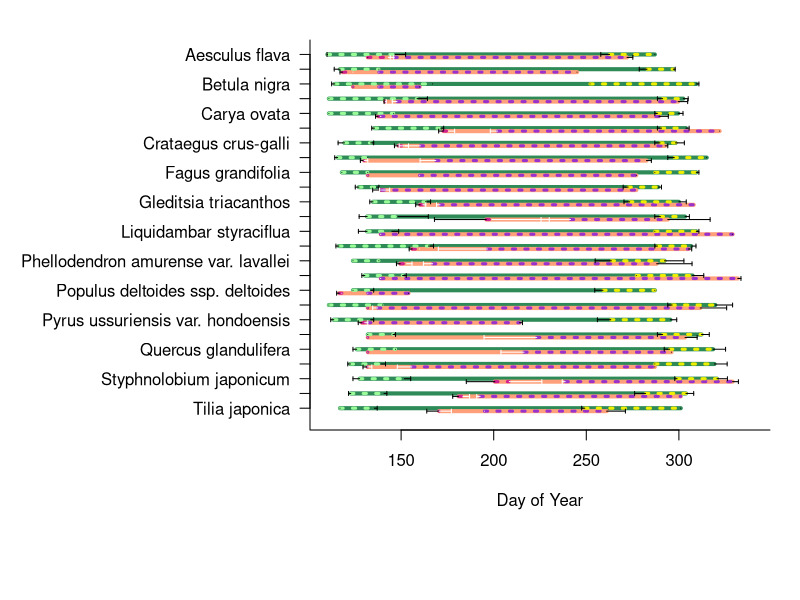
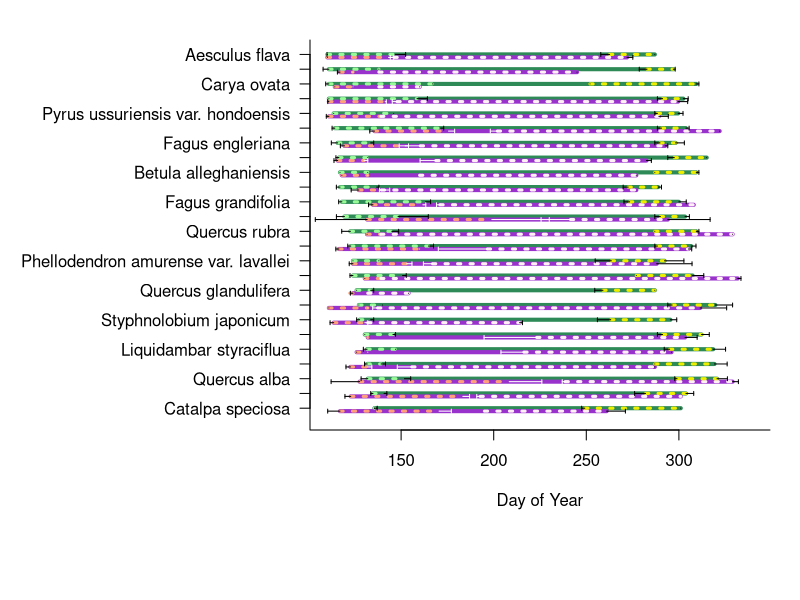
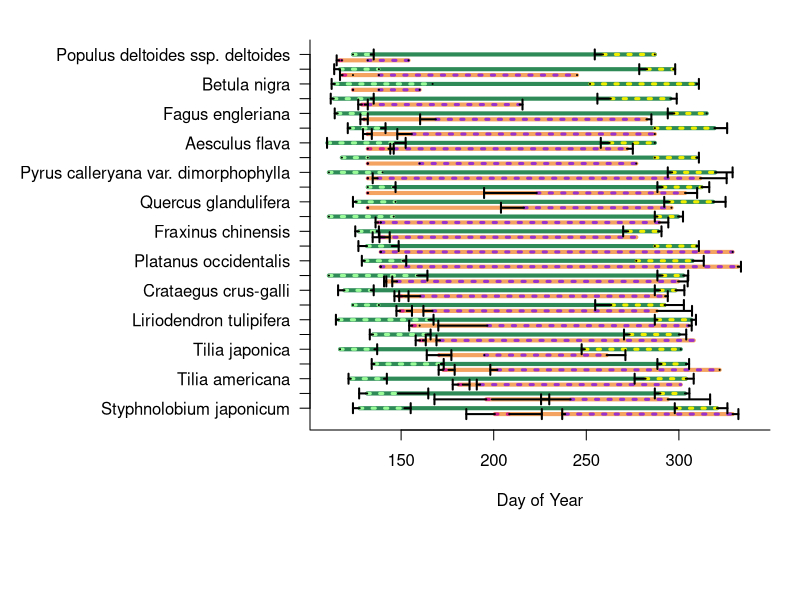

These charts were generated, in order, by the following R code: (Note: this script raises an error after producing the figures.)

###Start of code to make a plot of when different phenological phases (growth, flowering, fruiting) 
#occur during the growing season at Arnold ARboretum, for Sally Gee's thesis data
#STarted by Ailene, Feb 1, 2016, then handed off to Sally!
#Edited by sally

##New edits with offsetting lines and error bars
#started 7/10/2016

##Second edits with plotting whole growing season started 7/24/16

##Read in data:
setwd("C:/Users/Sally/Dropbox/Thesis work 2")
dat<-read.csv("growingseason_doy.csv", header=T)
dat2<-read.csv("growingseason_doy2.csv", header = T)
dim(dat)
head(dat)
names(dat)
names(dat2)

library(RColorBrewer)
#Assign colors, using the RcolorBrewer package- each species gets a different color
cols <- colorRampPalette(brewer.pal(8,"Accent"))(25)

##data are currently by individual, but we want to plot them by species. 
## convert this to a summary by species (with mean start and end date across species for each phase)

LDstartm<-tapply(dat$LDStart_DOY,dat$Species,mean, na.rm=T)
LDendm<-tapply(dat$LDEnd_DOY,dat$Species,mean, na.rm=T)
FLstartm<-tapply(dat$FloStart_DOY,dat$Species,mean, na.rm=T)
FLendm<-tapply(dat$FloEnd_DOY,dat$Species,mean, na.rm=T)
FRstartm<-tapply(dat$FruStart_DOY,dat$Species,mean, na.rm=T)
FRendm<-tapply(dat$FruEnd_DOY,dat$Species,mean, na.rm=T)
SENstartm<-tapply(dat$SenStart_DOY,dat$Species,mean, na.rm=T)
SENendm<-tapply(dat$SenEnd_DOY,dat$Species,mean, na.rm=T)

## finding the standard deviation
LDstart.sd<-tapply(dat$LDStart_DOY,dat$Species, sd, na.rm=T)
LDend.sd<-tapply(dat$LDEnd_DOY,dat$Species,sd, na.rm=T)
FLstart.sd<-tapply(dat$FloStart_DOY,dat$Species,sd, na.rm=T)
FLend.sd<-tapply(dat$FloEnd_DOY,dat$Species,sd, na.rm=T)
FRstart.sd<-tapply(dat$FruStart_DOY,dat$Species,sd, na.rm=T)
FRend.sd<-tapply(dat$FruEnd_DOY,dat$Species,sd, na.rm=T)
SENstart.sd<-tapply(dat$SenStart_DOY,dat$Species,sd, na.rm=T)
SENend.sd<-tapply(dat$SenEnd_DOY,dat$Species,sd, na.rm=T)

# tried length () to get sample size but that did not work. It said I was passing it two arguments.
#LDstart.n<-tapply(dat$LDStart_DOY,dat$Species,length(length(dat$Species[i])), na.rm=T)
#used table() instead and returns a vector

samplesize <- table(dat$Species)

#standard error = standard deviation of DOY/sqrt of sample size of each species
LDstart.se<- LDstart.sd/sqrt(samplesize)
LDend.se<- LDend.sd/sqrt(samplesize)
FLstart.se<-FLstart.sd/sqrt(samplesize)
FLend.se<-FLend.sd/sqrt(samplesize)
FRstart.se<-FRstart.sd/sqrt(samplesize)
FRend.se<-FRend.sd/sqrt(samplesize)
SENstart.se<-SENstart.sd/sqrt(samplesize)
SENend.se<-SENend.sd/sqrt(samplesize)

### 8/8 sort values from earliest LD start date to latest 

lLDstartm<-sort(LDstartm, decreasing = FALSE)
lLDendm<-LDendm[names(LDstartm)]
lFLstartm<-LDstartm[names(LDstartm)]
lFLendm<-FLendm[names(LDstartm)]
lFRstartm<-FRstartm[names(LDstartm)]
lFRendm<-FRendm[names(LDstartm)]
lSENstartm<-SENstartm[names(LDstartm)]
lSENendm<-SENendm[names(LDstartm)]

lLDstart.sd<-LDstart.sd[names(LDstartm)]
lLDend.sd<-LDend.sd[names(LDstartm)]
lFLstart.sd<-FLstart.sd[names(LDstartm)]
lFLend.sd<-FLend.sd[names(LDstartm)]
lFRstart.sd<-FRstart.sd[names(LDstartm)]
lFRend.sd<-FRend.sd[names(LDstartm)]
lSENstart.sd<-SENstart.sd[names(LDstartm)]
lSENend.sd<-SENend.sd[names(LDstartm)]

lsamplesize <- samplesize[names(LDstartm)]

lLDstart.se<- LDstart.se[names(LDstartm)]
lLDend.se<- LDend.se[names(LDstartm)]
lFLstart.se<-FLstart.se[names(LDstartm)]
lFLend.se<-FLend.se[names(LDstartm)]
lFRstart.se<-FRstart.se[names(LDstartm)]
lFRend.se<-FRend.se[names(LDstartm)]
lSENstart.se<-SENstart.se[names(LDstartm)]
lSENend.se<-SENend.se[names(LDstartm)]

##sort by flowering time

fFLstartm<-sort(FLstartm, decreasing = FALSE)
fLDendm<-LDendm[names(fFLstartm)]
fLDstartm<-LDstartm[names(fFLstartm)]
fFLendm<-FLendm[names(fFLstartm)]
fFRstartm<-FRstartm[names(fFLstartm)]
fFRendm<-FRendm[names(fFLstartm)]
fSENstartm<-SENstartm[names(fFLstartm)]
fSENendm<-SENendm[names(fFLstartm)]

fLDstart.sd<-LDstart.sd[names(fFLstartm)]
fLDend.sd<-LDend.sd[names(fFLstartm)]
fFLstart.sd<-FLstart.sd[names(fFLstartm)]
fFLend.sd<-FLend.sd[names(fFLstartm)]
fFRstart.sd<-FRstart.sd[names(fFLstartm)]
fFRend.sd<-FRend.sd[names(fFLstartm)]
fSENstart.sd<-SENstart.sd[names(fFLstartm)]
fSENend.sd<-SENend.sd[names(fFLstartm)]


fsamplesize <- samplesize[names(fFLstartm)]

fLDstart.se<- LDstart.se[names(fFLstartm)]
fLDend.se<- LDend.se[names(fFLstartm)]
fFLstart.se<-FLstart.se[names(fFLstartm)]
fFLend.se<-FLend.se[names(fFLstartm)]
fFRstart.se<-FRstart.se[names(fFLstartm)]
fFRend.se<-FRend.se[names(fFLstartm)]
fSENstart.se<-SENstart.se[names(fFLstartm)]
fSENend.se<-SENend.se[names(fFLstartm)]



##Now Plot
#figure out what max and min values are for all phases, so that i know what the x axis limits should be
max(dat[,12:19],na.rm=T)
min(dat[,12:19],na.rm=T)
x11(height=10,width=10)#for pc you replace "quartz" with X11
par(mai=c(1,3,.2,.1), omi=c(.7,.1,.2,.2))
plot(10,10, type="p", cex=.8,pch=21, col="white", bty="L", xlab="Day of Year",ylab=" ", ylim=c(1,50), yaxt='n',xlim=c(110,340),las=1)
axis(side=2,at=c(seq(from =2, to = 50, by = 2)),labels=(paste(rev(names(LDstartm)))),las=1)

#Start with Aesculus
species<-names(LDstartm)


### 7/24/16
y<-rev(seq(from =2, to = 50, by = 2))
for(i in 1:length(species)){
  lines(c(LDstartm[i],SENendm[i]),c(y[i],y[i]), col="seagreen",lwd=4)
  lines(c(FLstartm[i],FRendm[i]),c(y[i]-0.4,y[i]-0.4),col="lightsalmon", lwd=4)
  lines(c(FLstartm[i],FLendm[i]),c(y[i]-0.4,y[i]-0.4), col="violetred", lty = 3, lwd=3)
  lines(c(LDstartm[i],LDendm[i]),c(y[i],y[i]), col="palegreen", lty=3, lwd=3)
  lines(c(FRstartm[i],FRendm[i]),c(y[i]-0.4,y[i]-0.4), col="darkorchid", lty=3, lwd=3)
  lines(c(SENstartm[i],SENendm[i]),c(y[i],y[i]), col="yellow2", lty=3,lwd=3)
}


# error bars

for(i in 1:length(species)){
  arrows(LDstartm[i],y[i], LDstartm[i]-LDstart.se[i],y[i], length =0.02, angle=90, code=2, lty = 1,lwd = 1)
  arrows(LDendm[i],y[i], LDendm[i]+LDend.se[i],y[i], length =0.02, angle=90, code=2, lty = 1,lwd = 1)
  arrows(FLstartm[i],y[i]-0.4, FLstartm[i]-FLstart.se[i],y[i]-0.4, length =0.02, angle=90, code=2, lty = 1,lwd = 1)
  arrows(FLendm[i],y[i]-0.4, FLendm[i]+FLend.se[i],y[i]-0.4, length =0.02, angle=90, code=2, col = "white",lty = 1,lwd = 1)
  arrows(FRstartm[i],y[i]-0.4, FRstartm[i]-FRstart.se[i],y[i]-0.4, length =0.02, angle=90, code=2, col = "white", lty = 1,lwd = 1)
  arrows(FRendm[i],y[i]-0.4, FRendm[i]+FRend.se[i],y[i]-0.4, length =0.02, angle=90, code=2, lty = 1,lwd = 1)
  arrows(SENstartm[i],y[i], SENstartm[i]-SENstart.se[i],y[i], length =0.02, angle=90, code=2, lty = 1,lwd = 1)
  arrows(SENendm[i],y[i], SENendm[i]+SENend.se[i],y[i], length =0.02, angle=90, code=2, lty = 1,lwd = 1)
}


##Plot by Leafout date
x11(height=10,width=10)#for pc you replace "quartz" with X11
par(mai=c(1,3,.2,.1), omi=c(.7,.1,.2,.2))
plot(10,10, type="p", cex=.8,pch=21, col="white", bty="L", xlab="Day of Year",ylab=" ", ylim=c(1,50), yaxt='n',xlim=c(110,340),las=1)
axis(side=2,at=c(seq(from =2,to=50, by=2)),labels=(paste(rev(names(lLDstartm)))),las=1)

#Start with Aesculus
lspecies<-names(lLDstartm)

y<-rev(seq(from =2,to=50, by=2))
for(i in 1:length(lspecies)){
  lines(c(lLDstartm[i],lSENendm[i]),c(y[i],y[i]), col="seagreen",lwd=4)
  lines(c(lFLstartm[i],lFRendm[i]),c(y[i]-0.4,y[i]-0.4),col="darkorchid", lwd=4)
  lines(c(lFLstartm[i],lFLendm[i]),c(y[i]-0.4,y[i]-0.4), col="lightsalmon", lty = 3, lwd=3)
  lines(c(lLDstartm[i],lLDendm[i]),c(y[i],y[i]), col="palegreen", lty=3, lwd=3)
  lines(c(lFRstartm[i],lFRendm[i]),c(y[i]-0.4,y[i]-0.4), col="lavenderblush", lty=3, lwd=3)
  lines(c(lSENstartm[i],lSENendm[i]),c(y[i],y[i]), col="yellow2", lty=3,lwd=3)
}


# error bars

for(i in 1:length(lspecies)){
  arrows(lLDstartm[i],y[i], lLDstartm[i]-lLDstart.se[i],y[i], length =0.02, angle=90, code=2, lty = 1,lwd = 1)
  arrows(lLDendm[i],y[i], lLDendm[i]+lLDend.se[i],y[i], length =0.02, angle=90, code=2, lty = 1,lwd = 1)
  arrows(lFLstartm[i],y[i]-0.4, lFLstartm[i]-lFLstart.se[i],y[i]-0.4, length =0.02, angle=90, code=2, lty = 1,lwd = 1)
  arrows(lFLendm[i],y[i]-0.4, lFLendm[i]+lFLend.se[i],y[i]-0.4, length =0.02, angle=90, code=2, col = "white",lty = 1,lwd = 1)
  arrows(lFRstartm[i],y[i]-0.4, lFRstartm[i]-lFRstart.se[i],y[i]-0.4, length =0.02, angle=90, code=2, col = "white", lty = 1,lwd = 1)
  arrows(lFRendm[i],y[i]-0.4, lFRendm[i]+lFRend.se[i],y[i]-0.4, length =0.02, angle=90, code=2, lty = 1,lwd = 1)
  arrows(lSENstartm[i],y[i], lSENstartm[i]-lSENstart.se[i],y[i], length =0.02, angle=90, code=2, lty = 1,lwd = 1)
  arrows(lSENendm[i],y[i], lSENendm[i]+lSENend.se[i],y[i], length =0.02, angle=90, code=2, lty = 1,lwd = 1)
}


##Plot by flowering date
x11(height=10,width=10)#for pc you replace "quartz" with X11
par(mai=c(1,3,.2,.1), omi=c(.7,.1,.2,.2))
plot(10,10, type="p", cex=.8,pch=21, col="white", bty="L", xlab="Day of Year",ylab=" ", ylim=c(1,50), yaxt='n',xlim=c(110,340),las=1)
axis(side=2,at=c(seq(from =2,to=50, by=2)),labels=(paste(rev(names(fLDstartm)))),las=1)

fspecies<-names(fFLstartm)

y<-rev(seq(from =2,to=50, by=2))
for(i in 1:length(fspecies)){
  lines(c(fLDstartm[i],fSENendm[i]),c(y[i],y[i]), col="seagreen",lwd=4)
  lines(c(fFLstartm[i],fFRendm[i]),c(y[i]-0.8,y[i]-0.8),col="sandybrown", lwd=4)
  lines(c(fFLstartm[i],fFLendm[i]),c(y[i]-0.8,y[i]-0.8), col="violetred", lty = 3, lwd=3)
  lines(c(fLDstartm[i],fLDendm[i]),c(y[i],y[i]), col="palegreen", lty=3, lwd=3)
  lines(c(fFRstartm[i],fFRendm[i]),c(y[i]-0.8,y[i]-0.8), col="darkorchid", lty=3, lwd=3)
  lines(c(fSENstartm[i],fSENendm[i]),c(y[i],y[i]), col="yellow2", lty=3,lwd=3)
}


# error bars

for(i in 1:length(fspecies)){
  arrows(fLDstartm[i],y[i], fLDstartm[i]-fLDstart.se[i],y[i], length =0.05, angle=90, code=2, col = "black", lty = 1,lwd = 2)
  arrows(fLDendm[i],y[i], fLDendm[i]+fLDend.se[i],y[i], length =0.05, angle=90, code=2, col = "black", lty = 1,lwd = 2)
  arrows(fFLstartm[i],y[i]-0.8, fFLstartm[i]-fFLstart.se[i],y[i]-0.8, length =0.05, angle=90, code=2, col = "black", lty = 1,lwd = 2)
  arrows(fFLendm[i],y[i]-0.8, fFLendm[i]+fFLend.se[i],y[i]-0.8, length =0.05, angle=90, code=2, col = "black",lty = 1,lwd = 2)
  arrows(fFRstartm[i],y[i]-0.8, fFRstartm[i]-fFRstart.se[i],y[i]-0.8, length =0.05, angle=90, code=2, col = "black", lty = 1,lwd = 2)
  arrows(fFRendm[i],y[i]-0.8, fFRendm[i]+fFRend.se[i],y[i]-0.8, length =0.05, angle=90, code=2,col = "black", lty = 1,lwd = 2)
  arrows(fSENstartm[i],y[i], fSENstartm[i]-fSENstart.se[i],y[i], length =0.05, angle=90, code=2,col = "black", lty = 1,lwd = 2)
  arrows(fSENendm[i],y[i], fSENendm[i]+fSENend.se[i],y[i], length =0.05, angle=90, code=2, col = "black", lty = 1,lwd = 2)
}

###########################################
# 10/5/16 & 10/18/16 plotting all possible combinations
# plotting the difference between flowering doy and leaf developement doy over the season

BB_Flodoy = fFLstartm - fLDstartm
min(fFLstartm)
max(fFLstartm)
min(BB_Flodoy)
max(BB_Flodoy)
min(fLDstartm)
max(fLDstartm)

## Flo_Frudoy = fFLstartm - fFRstartm - will get negative values
min(Flo_Frudoy)
max(Flo_Frudoy)
min(fFRstartm)
max(fFRstartm)

## Added best fit line 10/24

BB_Flodoy = fFLstartm - fLDstartm
plot(fLDstartm, BB_Flodoy, xlab = "Budburst DOY", ylab = "Flowering - Budburst DOY",bg=cols[as.numeric(as.factor(fspecies))])
abline(lm(BB_Flodoy~fLDstartm))
plot(fFLstartm, BB_Flodoy, xlab = "Flowering DOY", ylab = "Flowering - Budburst DOY")
abline(lm(BB_Flodoy~fFLstartm))
plot(fFRstartm, BB_Flodoy, xlab = "Fruiting DOY", ylab = "Flowering - Budburst DOY")
abline(lm(BB_Flodoy~fFRstartm))
plot(fSENstartm, BB_Flodoy, xlab = "Senescence DOY", ylab = "Flowering - Budburst DOY")
abline(lm(BB_Flodoy ~ fSENstartm))


BB_Frudoy = fFRstartm - fLDstartm
plot(fLDstartm, BB_Frudoy, xlab = "Budburst DOY", ylab = "Fruiting - Budburst DOY")
abline(lm(BB_Frudoy~fLDstartm))
plot(fFLstartm, BB_Frudoy, xlab = "Flowering DOY", ylab = "Fruiting - Budburst DOY")
abline(lm(BB_Frudoy~fFLstartm))
plot(fFRstartm, BB_Frudoy, xlab = "Fruiting DOY", ylab = "Fruiting - Budburst DOY")
abline(lm(BB_Frudoy~fFRstartm))
plot(fSENstartm, BB_Frudoy, xlab = "Senescence DOY", ylab = "Fruiting - Budburst DOY")
abline(lm(BB_Frudoy~fSENstartm))

Flo_Frudoy = fFRstartm - fFLstartm
plot(fLDstartm, Flo_Frudoy, xlab = "Budburst DOY", ylab = "Fruiting - Flowering DOY")
abline(lm(Flo_Frudoy~fLDstartm))
plot(fFLstartm, Flo_Frudoy, xlab = "Flowering DOY", ylab = "Fruiting - Flowering DOY")
abline(lm(Flo_Frudoy~fFLstartm))
plot(fFRstartm, Flo_Frudoy, xlab = "Fruiting DOY", ylab = "Fruiting - Flowering DOY")
abline(lm(Flo_Frudoy~fFRstartm))
plot(fSENstartm, Flo_Frudoy, xlab = "Senescence DOY", ylab = "Fruiting - Flowering DOY")
abline(lm(Flo_Frudoy~fSENstartm))

BB_SSdoy = fSENstartm - fLDstartm
plot(fLDstartm, BB_SSdoy, xlab = "Budburst DOY", ylab = "Senescence - Budburst DOY")
abline(lm(BB_SSdoy~fLDstartm))
plot(fFLstartm, BB_SSdoy, xlab = "Flowering DOY", ylab = "Senescence - Budburst DOY")
abline(lm(BB_SSdoy~fFLstartm))
plot(fFRstartm, BB_SSdoy, xlab = "Fruiting DOY", ylab = "Senescence - Budburst DOY")
abline(lm(BB_SSdoy~fFRstartm))
plot(fSENstartm, BB_SSdoy, xlab = "Senescence DOY", ylab = "Senescence - Budburst DOY")
abline(lm(BB_SSdoy~fSENstartm))

Flo_SSdoy = fSENstartm - fFLstartm 
plot(fLDstartm, Flo_SSdoy, xlab = "Budburst DOY", ylab = "Senescence - Flowering DOY")
abline(lm(Flo_SSdoy~fLDstartm))
plot(fFLstartm, Flo_SSdoy, xlab = "Flowering DOY", ylab = "Senescence - Flowering DOY")
abline(lm(Flo_SSdoy~fFLstartm))
plot(fFRstartm, Flo_SSdoy, xlab = "Fruiting DOY", ylab = "Senescence - Flowering DOY")
abline(lm(Flo_SSdoy~fFRstartm))
plot(fSENstartm, Flo_SSdoy, xlab = "Senescence DOY", ylab = "Senescence - Flowering DOY")
abline(lm(Flo_SSdoy~fSENstartm))

Fru_SSdoy = fSENstartm - fFRstartm
plot(fLDstartm, Fru_SSdoy, xlab = "Budburst DOY", ylab = "Senescence - Fruiting DOY")
abline(lm(Fru_SSdoy~fLDstartm))
plot(fFLstartm, Fru_SSdoy, xlab = "Flowering DOY", ylab = "Senescence - Fruiting DOY")
abline(lm(Fru_SSdoy~fFLstartm))
plot(fFRstartm, Fru_SSdoy, xlab = "Fruiting DOY", ylab = "Senescence - Fruiting DOY")
abline(lm(Fru_SSdoy~fFRstartm))
plot(fSENstartm, Fru_SSdoy, xlab = "Senescence DOY", ylab = "Senescence - Fruiting DOY")
abline(lm(Fru_SSdoy~fSENstartm))

f#10/5/16
#plot(fFRstartm, Flo_Frudoy, xlab = "Fruiting DOY", ylab = "Flowering - Fruiting DOY")
#plot(fFRstartm, Flo_Frudoy2, xlab = "Fruiting DOY", ylab = "Fruiting - Flowering DOY")
#plot(fFLstartm, Flo_Frudoy2, xlab = "Flowering DOY", ylab = "Fruiting - Flowering DOY")


x11(height = 5, width = 7)
par(mai=c(1,3,.2,.1), omi=c(.7,.1,.2,.2))
plot(1,1,type="p", cex=.8,pch=21, col="white", bty="L", xlab="Flowering Doy - Leafout Doy",ylab=" ", ylim=c(1,25), yaxt='n',xlim=c(-10,80),las=1)
axis(side=2,at=c(seq(1:25)),labels=(paste(rev(names(fLDstartm)))),las=1)

y<-rev(seq(1:25))
for(i in 1:length(fspecies)){
  points(Flo_Leafdoy[i],y[i])
}

plot(1,1,type="p", cex=.8,pch=21, col="white", bty="L", xlab="Flowering Doy - Leafout Doy",ylab=" ", ylim=c(1,25), yaxt='n',xlim=c(-10,80),las=1)
axis(side=2,at=c(seq(1:25)),labels=(paste(rev(names(fLDstartm)))),las=1)

plot(fLDstartm, Flo_Leafdoy, xlab = "Budburst DOY", ylab = "Flowering - Budburst DOY")
plot(fFLstartm, Flo_Leafdoy, xlab = "Flowering DOY", ylab = "Flowering - Budburst DOY")
abline(lm(Flo_Leafdoy ~ fFLstartm), col = "red")
plot(fFRstartm, Flo_Frudoy, xlab = "Fruiting DOY", ylab = "Flowering - Fruiting DOY")
plot(fFRstartm, Flo_Frudoy2, xlab = "Fruiting DOY", ylab = "Fruiting - Flowering DOY")
plot(fFLstartm, Flo_Frudoy2, xlab = "Flowering DOY", ylab = "Fruiting - Flowering DOY")


### Addition 10/22/16
## After plotting all possible combinations of phenological phases, I(Sally) felt that there wasn't 
## a clear trend of the ends being constrained by weather conditions. So, I decided to plot the repoduction
## time from open flowering to appearance of fruit instead of end fruit ripe to see if there would be a clearer represenation.

##Plot by flowering date
x11(height=10,width=10)#for pc you replace "quartz" with X11
par(mai=c(1,3,.2,.1), omi=c(.7,.1,.2,.2))
plot(10,10, type="p", cex=.8,pch=21, col="white", bty="L", xlab="Day of Year",ylab=" ", ylim=c(1,50), yaxt='n',xlim=c(110,340),las=1)
axis(side=2,at=c(seq(from =2,to=50, by=2)),labels=(paste(rev(names(fLDstartm)))),las=1)

fspecies<-names(fLDstartm)

## version 1
y<-rev(seq(from =2,to=50, by=2))
for(i in 1:length(fspecies)){
  lines(c(fLDstartm[i],fSENendm[i]),c(y[i],y[i]), col="seagreen",lwd=4)
  lines(c(fFLstartm[i],fFRstartm[i]),c(y[i]-0.8,y[i]-0.8),col="sandybrown", lwd=4)
  lines(c(fFLstartm[i],fFLendm[i]),c(y[i]-0.8,y[i]-0.8), col="violetred", lty = 3, lwd=3)
  lines(c(fLDstartm[i],fLDendm[i]),c(y[i],y[i]), col="palegreen", lty=3, lwd=3)
  lines(c(fFRstartm[i],fFRendm[i]),c(y[i]-0.8,y[i]-0.8), col="darkorchid", lty=3, lwd=3)
  lines(c(fSENstartm[i],fSENendm[i]),c(y[i],y[i]), col="yellow2", lty=3,lwd=3)
}

## version 2
y<-rev(seq(from =2,to=50, by=2))
for(i in 1:length(fspecies)){
  lines(c(fLDstartm[i],fSENstartm[i]),c(y[i],y[i]), col="seagreen",lwd=4)
  lines(c(fFLstartm[i],fFRstartm[i]),c(y[i]-0.8,y[i]-0.8),col="sandybrown", lwd=4)
  lines(c(fFLstartm[i],fFLendm[i]),c(y[i]-0.8,y[i]-0.8), col="violetred", lty = 3, lwd=3)
  lines(c(fLDstartm[i],fLDendm[i]),c(y[i],y[i]), col="palegreen", lty=3, lwd=3)
  lines(c(fFRstartm[i],fFRendm[i]),c(y[i]-0.8,y[i]-0.8), col="darkorchid", lty=3, lwd=3)
  lines(c(fSENstartm[i],fSENendm[i]),c(y[i],y[i]), col="yellow2", lty=3,lwd=3)
}

## version 3
y<-rev(seq(from =2,to=50, by=2))
for(i in 1:length(fspecies)){
  lines(c(fLDendm[i],fSENstartm[i]),c(y[i],y[i]), col="seagreen",lwd=4)
  lines(c(fFLstartm[i],fFRstartm[i]),c(y[i]-0.8,y[i]-0.8),col="sandybrown", lwd=4)
  lines(c(fFLstartm[i],fFLendm[i]),c(y[i]-0.8,y[i]-0.8), col="violetred", lty = 3, lwd=3)
  lines(c(fLDstartm[i],fLDendm[i]),c(y[i],y[i]), col="palegreen", lty=3, lwd=3)
  lines(c(fFRstartm[i],fFRendm[i]),c(y[i]-0.8,y[i]-0.8), col="darkorchid", lty=3, lwd=3)
  lines(c(fSENstartm[i],fSENendm[i]),c(y[i],y[i]), col="yellow2", lty=3,lwd=3)
}

### 10/23/16 Making plots for Leaf Out

LOstartm<-tapply(dat2$LOutStart_DOY,dat2$Species,mean, na.rm=T)
LOendm<-tapply(dat2$LOutEnd_DOY,dat2$Species,mean, na.rm=T)

fLOstartm<- LOstartm[names(fFLstartm)]
fLOendm<- LOendm[names(fFLstartm)]

BB_LOdoy = fLOstartm - fLDstartm
plot(fLDstartm, BB_LOdoy, xlab = "Budburst DOY", ylab = "Leaf Out - Budburst DOY")
abline(lm(BB_LOdoy~fLDstartm))
plot(fLOstartm, BB_LOdoy, xlab = "Leaf Out", ylab = "Leaf Out - Budburst DOY")
abline(lm(BB_LOdoy~fLOstartm))
plot(fFLstartm, BB_LOdoy, xlab = "Flowering DOY", ylab = "Leaf Out - Budburst DOY")
abline(lm(BB_LOdoy~fFLstartm))
plot(fFRstartm, BB_LOdoy, xlab = "Fruiting DOY", ylab = "Leaf Out - Budburst DOY")
abline(lm(BB_LOdoy~fFRstartm))
plot(fSENstartm, BB_LOdoy, xlab = "Senescence DOY", ylab = "Leaf Out - Budburst DOY")
abline(lm(BB_LOdoy~fSENstartm))

LO_FLdoy = fFLstartm - fLOstartm
plot(fLDstartm, LO_FLdoy, xlab = "Budburst DOY", ylab = "Flowering - Leaf Out DOY")
abline(lm(LO_FLdoy~fLDstartm))
plot(fLOstartm, LO_FLdoy, xlab = "Leaf Out DOY", ylab = "Flowering - Leaf Out DOY")
abline(lm(LO_FLdoy~fLOstartm))
plot(fFLstartm, LO_FLdoy, xlab = "Flowering DOY", ylab = "Flowering - Leaf Out DOY")
abline(lm(LO_FLdoy~fFLstartm))
plot(fFRstartm, LO_FLdoy, xlab = "Fruiting DOY", ylab = "Flowering - Leaf Out DOY")
abline(lm(LO_FLdoy~fFRstartm))
plot(fSENstartm, LO_FLdoy, xlab = "Senescence DOY", ylab = "Flowering - Leaf Out DOY")
abline(lm(LO_FLdoy~fSENstartm))

LO_FRdoy = fFRstartm - fLOstartm
plot(fLDstartm, LO_FRdoy, xlab = "Budburst DOY", ylab = "Fruiting - Leaf Out DOY")
abline(lm(LO_FRdoy~fLDstartm))
plot(fLOstartm, LO_FRdoy, xlab = "Leaf Out DOY", ylab = "Fruiting - Leaf Out DOY")
abline(lm(LO_FRdoy~fLOstartm))
plot(fFLstartm, LO_FRdoy, xlab = "Flowering DOY", ylab = "Fruiting - Leaf Out DOY")
abline(lm(LO_FRdoy~fFLstartm))
plot(fFRstartm, LO_FRdoy, xlab = "Fruiting DOY", ylab = "Fruiting - Leaf Out DOY")
abline(lm(LO_FRdoy~fFRstartm))
plot(fSENstartm, LO_FRdoy, xlab = "Senescence DOY", ylab = "Fruiting - Leaf Out DOY")
abline(lm(LO_FRdoy~fSENstartm))

LO_SSdoy = fSENstartm - fLOstartm
plot(fLDstartm, LO_SSdoy, xlab = "Budburst DOY", ylab = "Senescence - Leaf Out DOY")
abline(lm(LO_SSdoy~fLDstartm))
plot(fLOstartm, LO_SSdoy, xlab = "Leaf Out DOY", ylab = "Senescence - Leaf Out DOY")
abline(lm(LO_SSdoy~fLOstartm))
plot(fFLstartm, LO_SSdoy, xlab = "Flowering DOY", ylab = "Senescence - Leaf Out DOY")
abline(lm(LO_SSdoy~fFLstartm))
plot(fFRstartm, LO_SSdoy, xlab = "Fruiting DOY", ylab = "Senescence - Leaf Out DOY")
abline(lm(LO_SSdoy~fFRstartm))
plot(fSENstartm, LO_SSdoy, xlab = "Senescence DOY", ylab = "Senescence - Leaf Out DOY")
abline(lm(LO_SSdoy~fSENstartm))

plot(fLOstartm, BB_Flodoy, xlab = "Leaf Out DOY", ylab = "Flowering - Budburst DOY")
abline(lm(BB_Flodoy~fLOstartm))

plot(fLOstartm, BB_Frudoy, xlab = "Leaf Out DOY", ylab = "Fruiting - Budburst DOY")
abline(lm(BB_Frudoy~fLOstartm))

plot(fLOstartm, Flo_Frudoy, xlab = "Leaf Out DOY", ylab = "Fruiting - Flowering DOY")
abline(lm(Flo_Frudoy~fLOstartm))

plot(fLOstartm, BB_SSdoy, xlab = "Leaf Out DOY", ylab = "Senescence - Budburst DOY")
abline(lm(BB_SSdoy~fLOstartm))

plot(fLOstartm, Flo_SSdoy, xlab = "Leaf Out DOY", ylab = "Senescence - Flowering DOY")
abline(lm(Flo_SSdoy~fLOstartm))

plot(fLOstartm, Fru_SSdoy, xlab = "Leaf Out DOY", ylab = "Senescence - Fruiting DOY")
abline(lm(Fru_SSdoy~fLOstartm))


########### 10/30/16 Megaplot

x11(height=9, width=7)#this sets the dimensions of the plotting window
par(mfrow=c(5,3))#this sets the number of rows and columns for the plots - in this case 5 rows and 5 columns
par(mfrow=c(5,3),mai=c(.5,.7,.2,.1), omi=c(.4,.01,.2,.2))#same thing but adding some measurements for margins within individual plots (may) and outside margins for the whole window (omi)

plot(fLOstartm, BB_LOdoy, xlab = "Leaf Out", ylab = "Leaf Out - Budburst DOY")
abline(lm(BB_LOdoy~fLOstartm))

plot(fFLstartm, BB_LOdoy, xlab = "Flowering DOY", ylab = "Leaf Out - Budburst DOY")
abline(lm(BB_LOdoy~fFLstartm))

plot(fLOstartm, BB_Flodoy, xlab = "Leaf Out DOY", ylab = "Flowering - Budburst DOY")
abline(lm(BB_Flodoy~fLOstartm))

plot(fFLstartm, BB_Flodoy, xlab = "Flowering DOY", ylab = "Flowering - Budburst DOY")
abline(lm(BB_Flodoy~fFLstartm))

plot(fFRstartm, BB_Frudoy, xlab = "Fruiting DOY", ylab = "Fruiting - Budburst DOY")
abline(lm(BB_Frudoy~fFRstartm))

plot(fFLstartm, LO_FLdoy, xlab = "Flowering DOY", ylab = "Flowering - Leaf Out DOY")
abline(lm(LO_FLdoy~fFLstartm))

plot(fFRstartm, LO_FLdoy, xlab = "Fruiting DOY", ylab = "Flowering - Leaf Out DOY")
abline(lm(LO_FLdoy~fFRstartm))

plot(fFRstartm, LO_FRdoy, xlab = "Fruiting DOY", ylab = "Fruiting - Leaf Out DOY")
abline(lm(LO_FRdoy~fFRstartm))

plot(fFRstartm, Flo_Frudoy, xlab = "Fruiting DOY", ylab = "Fruiting - Flowering DOY")
abline(lm(Flo_Frudoy~fFRstartm))
 
plot(fFLstartm, Flo_SSdoy, xlab = "Flowering DOY", ylab = "Senescence - Flowering DOY")
abline(lm(Flo_SSdoy~fFLstartm))

plot(fFRstartm, Flo_SSdoy, xlab = "Fruiting DOY", ylab = "Senescence - Flowering DOY")
abline(lm(Flo_SSdoy~fFRstartm))

plot(fFRstartm, Fru_SSdoy, xlab = "Fruiting DOY", ylab = "Senescence - Fruiting DOY")
abline(lm(Fru_SSdoy~fFRstartm))

plot(fSENstartm, Flo_Frudoy, xlab = "Senescence DOY", ylab = "Fruiting - Flowering DOY")
abline(lm(Flo_Frudoy~fSENstartm))

plot(fSENstartm, Flo_SSdoy, xlab = "Senescence DOY", ylab = "Senescence - Flowering DOY")
abline(lm(Flo_SSdoy~fSENstartm))

plot(fSENstartm, Fru_SSdoy, xlab = "Senescence DOY", ylab = "Senescence - Fruiting DOY")
abline(lm(Fru_SSdoy~fSENstartm))


################################
################################
####### 11/1/16 correlations between stages and interperiod
##############

BB_Flodoy = fFLstartm - fLDstartm

summary(lm(BB_Flodoy~fLDstartm))
#R2 = -0.03894 ; p = 0.7541 DF = 23

summary(lm(BB_Flodoy~fFLstartm))
#R2 = 0.8692 ; p = <0.001 DF = 23

summary(lm(BB_Flodoy~fFRstartm))
#R2 = 0.3602 ; p = 0.0009 DF = 23

summary(lm(BB_Flodoy ~ fSENstartm))
#R2 = -0.01765 ; p = 0.4526 DF = 23


BB_Frudoy = fFRstartm - fLDstartm

summary(lm(BB_Frudoy~fLDstartm))
#R2 = 0.0304 ; p = 0.1986 ; DF = 23

summary(lm(BB_Frudoy~fFLstartm))
#R2 = 0.4686 ; p = <0.001 ; DF = 23

summary(lm(BB_Frudoy~fFRstartm))
#R2 = 0.9476 ; p = <0.0001 ; DF = 23

summary(lm(BB_Frudoy~fSENstartm))
#R2 = 0.103 ; p = 0.06499 ; DF = 23


Flo_Frudoy = fFRstartm - fFLstartm

summary(lm(Flo_Frudoy~fLDstartm))
#R2 = 0.04938 ; p = 0.1475 ; DF = 23

summary(lm(Flo_Frudoy~fFLstartm))
#r2 = -0.02903 ; p = 0.5753 ; DF = 23

summary(lm(Flo_Frudoy~fFRstartm))
#R2 = -.5577 ; p = <0.0001 ; DF 23

summary(lm(Flo_Frudoy~fSENstartm))
#R2 = 0.09442 ; p = 0.07405 ; DF = 23


BB_SSdoy = fSENstartm - fLDstartm

summary(lm(BB_SSdoy~fLDstartm))
#r2 = 0.0945 ; p = 0.07396

summary(lm(BB_SSdoy~fFLstartm))
#R2 = -0.04284 ; p = 0.9064 ; DF = 23

summary(lm(BB_SSdoy~fFRstartm))
#R2 = -0.03039 ; p = 0.594 ; DF = 23

summary(lm(BB_SSdoy~fSENstartm))
#R2 = 0.7248 ; p = <0.0001 ; DF = 23


Flo_SSdoy = fSENstartm - fFLstartm 

summary(lm(Flo_SSdoy~fLDstartm))
#r2 = 0.04225 ; p = 0.1648 ; DF = 23

summary(lm(Flo_SSdoy~fFLstartm))
#R2 = 0.6408 ; p = <0.0001 ; DF = 23

summary(lm(Flo_SSdoy~fFRstartm))
#R2 = 0..1745; p = 0.02162 ; DF = 23

summary(lm(Flo_SSdoy~fSENstartm))
#R2 = 0.1325; p = 0.04146 ; DF = 23


Fru_SSdoy = fSENstartm - fFRstartm

summary(lm(Fru_SSdoy~fLDstartm))
#R2 = 0.1565 ; p = 0.02862 ; DF = 23

summary(lm(Fru_SSdoy~fFLstartm))
#R2 = 0.4717 ; p = <0.0001 ; DF = 23

summary(lm(Fru_SSdoy~fFRstartm))
#R2 = 0.8147 ; p = <0.0001 ; DF = 23

summary(lm(Fru_SSdoy~fSENstartm))
#R2 = -0.04141 ; p = 0.8326 ; DF = 23


BB_LOdoy = fLOstartm - fLDstartm

summary(lm(BB_LOdoy~fLDstartm))
#R2 = 0.3484 ; p = 0.001126 ; DF = 23

summary(lm(BB_LOdoy~fLOstartm))
#R2 = -0.007418 ; p = 0.3736  DF = 23

summary(lm(BB_LOdoy~fFLstartm))
#R2 = -0.04231 ; p =0.8741 ; DF = 23

summary(lm(BB_LOdoy~fFRstartm))
#R2 = 0.001354 ; p = 0.3201 ; DF = 23

summary(lm(BB_LOdoy~fSENstartm))
#R2 = -0.03927 ; p = 0.7629


LO_FLdoy = fFLstartm - fLOstartm

summary(lm(LO_FLdoy~fLDstartm))
#R2 = 0.02576 ; p = 0.2138 ; DF = 23

summary(lm(LO_FLdoy~fLOstartm))
#r2 = 0.04986 ; p = 0.1464 ; DF = 23 

summary(lm(LO_FLdoy~fFLstartm))
#R2 = 0.9227 ; p = <0.0001 ; DF = 23

summary(lm(LO_FLdoy~fFRstartm))
#R2 = 0.4836 ; p = < 0.0001 ; DF = 23

summary(lm(LO_FLdoy~fSENstartm))
#R2 = -0.008455 ; p = 0.3807 ; DF = 23


LO_FRdoy = fFRstartm - fLOstartm

summary(lm(LO_FRdoy~fLDstartm))
#R2 = 0.01018 ; p = 0.06617 ; DF = 23

summary(lm(LO_FRdoy~fLOstartm))
#R2 = 0.00722 ; P = 0.2897 ; DF = 23

summary(lm(LO_FRdoy~fFLstartm))
#R2 = 0.4283 ; p = 0.0002314 ; DF = 23

summary(lm(LO_FRdoy~fFRstartm))
#R2 = 0.9653 ; p = < 0.0001 ; DF = 23

summary(lm(LO_FRdoy~fSENstartm))
#R2 = 0.1032 ; p = 0.06476 ; DF = 23


LO_SSdoy = fSENstartm - fLOstartm

summary(lm(LO_SSdoy~fLDstartm))
#R2 = -0.02761 ; p =0.557 ; DF =23

summary(lm(LO_SSdoy~fLOstartm))
#R2 = 0.04265 ; p = 0.1638 ; DF = 23

summary(lm(LO_SSdoy~fFLstartm))
#R2 = -0.04189 ; p = 0.8532 ; DF = 23

summary(lm(LO_SSdoy~fFRstartm))
#r2 = -0.002094 ; p = 0.3399 ; DF = 23

summary(lm(LO_SSdoy~fSENstartm))
#R2 = 0.8118 ; p = <0.0001 ; DF = 23


summary(lm(BB_Flodoy~fLOstartm))
#R2 = 0.079911 ; p = 0.09349 ; DF = 23

summary(lm(BB_Frudoy~fLOstartm))
#R2 = 0.02904 ; p = 0.2029 ; DF = 23

summary(lm(Flo_Frudoy~fLOstartm))
#r2 = -0.04062 ; p = 0.8037 ; DF = 23

summary(lm(BB_SSdoy~fLOstartm))
#r2 = 0.001014 ; p = 0.322; DF = 23

summary(lm(Flo_SSdoy~fLOstartm))
#R2 = 0.1423 ; p = 0.03563 ; DF = 23

summary(lm(Fru_SSdoy~fLOstartm))
#R2 = 0.09141 ; p = 0.07752 ; DF = 23


################################
################################
#### 11/1/16 Megaplot 2.0
####################

x11(height=7, width=7)#this sets the dimensions of the plotting window
par(mfrow=c(5,5))#this sets the number of rows and columns for the plots - in this case 5 rows and 5 columns
par(mfrow=c(5,5),mai=c(.5,.7,.2,.1), omi=c(.4,.01,.2,.2))#same thing but adding some measurements for margins within individual plots (may) and outside margins for the whole window (omi)

#1
plot(fLDstartm, BB_LOdoy, xlab = "Budburst DOY", ylab = "Leaf Out - Budburst DOY",bg=cols[as.numeric(as.factor(fspecies))])
abline(lm(BB_LOdoy~fLDstartm))
plot(fLOstartm, BB_LOdoy, xlab = "Leaf Out", ylab = "Leaf Out - Budburst DOY")
plot(fFLstartm, BB_LOdoy, xlab = "Flowering DOY", ylab = "Leaf Out - Budburst DOY")
plot(fFRstartm, BB_LOdoy, xlab = "Fruiting DOY", ylab = "Leaf Out - Budburst DOY")
plot(fSENstartm, BB_LOdoy, xlab = "Senescence DOY", ylab = "Leaf Out - Budburst DOY")

#2
plot(fLDstartm, BB_Flodoy, xlab = "Budburst DOY", ylab = "Flowering - Budburst DOY")
plot(fLOstartm, BB_Flodoy, xlab = "Leaf Out DOY", ylab = "Flowering - Budburst DOY")
plot(fFLstartm, BB_Flodoy, xlab = "Flowering DOY", ylab = "Flowering - Budburst DOY")
abline(lm(BB_Flodoy~fFLstartm))
plot(fFRstartm, BB_Flodoy, xlab = "Fruiting DOY", ylab = "Flowering - Budburst DOY")
abline(lm(BB_Flodoy~fFRstartm))
plot(fSENstartm, BB_Flodoy, xlab = "Senescence DOY", ylab = "Flowering - Budburst DOY")


plot(fLDstartm, BB_Frudoy, xlab = "Budburst DOY", ylab = "Fruiting - Budburst DOY")
plot(fLOstartm, BB_Frudoy, xlab = "Leaf Out DOY", ylab = "Fruiting - Budburst DOY")
plot(fFLstartm, BB_Frudoy, xlab = "Flowering DOY", ylab = "Fruiting - Budburst DOY")
abline(lm(BB_Frudoy~fFLstartm))
plot(fFRstartm, BB_Frudoy, xlab = "Fruiting DOY", ylab = "Fruiting - Budburst DOY")
abline(lm(BB_Frudoy~fFRstartm))
plot(fSENstartm, BB_Frudoy, xlab = "Senescence DOY", ylab = "Fruiting - Budburst DOY")


plot(fLDstartm, BB_SSdoy, xlab = "Budburst DOY", ylab = "Senescence - Budburst DOY")
plot(fLOstartm, BB_SSdoy, xlab = "Leaf Out DOY", ylab = "Senescence - Budburst DOY")
plot(fFLstartm, BB_SSdoy, xlab = "Flowering DOY", ylab = "Senescence - Budburst DOY")
plot(fFRstartm, BB_SSdoy, xlab = "Fruiting DOY", ylab = "Senescence - Budburst DOY")
plot(fSENstartm, BB_SSdoy, xlab = "Senescence DOY", ylab = "Senescence - Budburst DOY")
abline(lm(BB_SSdoy~fSENstartm))

#3
plot(fLDstartm, LO_FLdoy, xlab = "Budburst DOY", ylab = "Flowering - Leaf Out DOY")
plot(fLOstartm, LO_FLdoy, xlab = "Leaf Out DOY", ylab = "Flowering - Leaf Out DOY")
plot(fFLstartm, LO_FLdoy, xlab = "Flowering DOY", ylab = "Flowering - Leaf Out DOY")
abline(lm(LO_FLdoy~fFLstartm))
plot(fFRstartm, LO_FLdoy, xlab = "Fruiting DOY", ylab = "Flowering - Leaf Out DOY")
abline(lm(LO_FLdoy~fFRstartm))
plot(fSENstartm, LO_FLdoy, xlab = "Senescence DOY", ylab = "Flowering - Leaf Out DOY")


plot(fLDstartm, LO_FRdoy, xlab = "Budburst DOY", ylab = "Fruiting - Leaf Out DOY")
plot(fLOstartm, LO_FRdoy, xlab = "Leaf Out DOY", ylab = "Fruiting - Leaf Out DOY")
plot(fFLstartm, LO_FRdoy, xlab = "Flowering DOY", ylab = "Fruiting - Leaf Out DOY")
abline(lm(LO_FRdoy~fFLstartm))
plot(fFRstartm, LO_FRdoy, xlab = "Fruiting DOY", ylab = "Fruiting - Leaf Out DOY")
abline(lm(LO_FRdoy~fFRstartm))
plot(fSENstartm, LO_FRdoy, xlab = "Senescence DOY", ylab = "Fruiting - Leaf Out DOY")


plot(fLDstartm, LO_SSdoy, xlab = "Budburst DOY", ylab = "Senescence - Leaf Out DOY")
plot(fLOstartm, LO_SSdoy, xlab = "Leaf Out DOY", ylab = "Senescence - Leaf Out DOY")
plot(fFLstartm, LO_SSdoy, xlab = "Flowering DOY", ylab = "Senescence - Leaf Out DOY")
plot(fFRstartm, LO_SSdoy, xlab = "Fruiting DOY", ylab = "Senescence - Leaf Out DOY")
plot(fSENstartm, LO_SSdoy, xlab = "Senescence DOY", ylab = "Senescence - Leaf Out DOY")
abline(lm(LO_SSdoy~fSENstartm))

#4
plot(fLDstartm, Flo_Frudoy, xlab = "Budburst DOY", ylab = "Fruiting - Flowering DOY")
plot(fLOstartm, Flo_Frudoy, xlab = "Leaf Out DOY", ylab = "Fruiting - Flowering DOY")
plot(fFLstartm, Flo_Frudoy, xlab = "Flowering DOY", ylab = "Fruiting - Flowering DOY")
plot(fFRstartm, Flo_Frudoy, xlab = "Fruiting DOY", ylab = "Fruiting - Flowering DOY")
abline(lm(Flo_Frudoy~fFRstartm))
plot(fSENstartm, Flo_Frudoy, xlab = "Senescence DOY", ylab = "Fruiting - Flowering DOY")


plot(fLDstartm, Flo_SSdoy, xlab = "Budburst DOY", ylab = "Senescence - Flowering DOY")
plot(fLOstartm, Flo_SSdoy, xlab = "Leaf Out DOY", ylab = "Senescence - Flowering DOY")
abline(lm(Flo_SSdoy~fLOstartm))
plot(fFLstartm, Flo_SSdoy, xlab = "Flowering DOY", ylab = "Senescence - Flowering DOY")
abline(lm(Flo_SSdoy~fFLstartm))
plot(fFRstartm, Flo_SSdoy, xlab = "Fruiting DOY", ylab = "Senescence - Flowering DOY")
abline(lm(Flo_SSdoy~fFRstartm))
plot(fSENstartm, Flo_SSdoy, xlab = "Senescence DOY", ylab = "Senescence - Flowering DOY")
abline(lm(Flo_SSdoy~fSENstartm))

#5
plot(fLDstartm, Fru_SSdoy, xlab = "Budburst DOY", ylab = "Senescence - Fruiting DOY")
abline(lm(Fru_SSdoy~fLDstartm))
plot(fLOstartm, Fru_SSdoy, xlab = "Leaf Out DOY", ylab = "Senescence - Fruiting DOY")
plot(fFLstartm, Fru_SSdoy, xlab = "Flowering DOY", ylab = "Senescence - Fruiting DOY")
abline(lm(Fru_SSdoy~fFLstartm))
plot(fFRstartm, Fru_SSdoy, xlab = "Fruiting DOY", ylab = "Senescence - Fruiting DOY")
abline(lm(Fru_SSdoy~fFRstartm))
plot(fSENstartm, Fru_SSdoy, xlab = "Senescence DOY", ylab = "Senescence - Fruiting DOY")
#




#####################################################################################

#arrows(x0, y0, x1 = x0, y1 = y0, length = 0.25, angle = 30,
#       code = 2, col = par("fg"), lty = par("lty"),
#       lwd = par("lwd"), ...)


## OLD CODE 

##########################
# Plotting error bars.started 7/13/16 
# code = 2 plots arrow at end of line, and code = 3 plots arrow on both sides. I decided to play around with both codes. I plotted flowering season with code 3.
# The growing season lines begin with start DOY and end with end DOY. In creating the error bars I have different values at the beginning of the of the line segment, 
# corresponding to the standard error value at the start DOY, and a different value at the end of the segment, corresponding to the standard error value at the end       DOY. 
#########################

for(i in 1:length(species)){
  arrows(LDstartm[i],y[i], LDstartm[i]-LDstart.se[i],y[i], length =0.1, angle=90, code=2, lty = 1,lwd = 2)
  arrows(LDendm[i],y[i], LDendm[i]+LDend.se[i],y[i], length =0.05, angle=90, code=2, lty = 1,lwd = 2)
  arrows(FLstartm[i],y[i]-0.2, FLstart[i]-FLstart.se[i],y[i]-0.2, length =0.05, angle=90, code=3, lty = 1,lwd = 2)
  arrows(FLendm[i],y[i]-0.2, FLendm[i]+FLend.se[i],y[i]-0.2, length =0.05, angle=90, code=3, lty = 1,lwd = 2)
  arrows(FRstartm[i],y[i]-0.4, FRstartm[i]-FRstart.se[i],y[i]-0.4, length =0.05, angle=90, code=2, lty = 1,lwd = 2)
  arrows(FRendm[i],y[i]-0.4, FRendm[i]+FRend.se[i],y[i]-0.4, length =0.05, angle=90, code=2, lty = 1,lwd = 2)
  arrows(SENstartm[i],y[i]-0.2, SENstartm[i]-SENstart.se[i],y[i]-0.2, length =0.05, angle=90, code=2, lty = 1,lwd = 2)
  arrows(SENendm[i],y[i]-0.2, SENendm[i]+SENend.se[i],y[i]-0.2, length =0.05, angle=90, code=2, lty = 1,lwd = 2)
}


legend("center", c("Leaf Development", "Flowering","Fruiting","Senescence"), col= c(col="darkgreen",col="darksalmon",col="purple",col="brown"), cex =0.6,lwd=4, bty="n",horiz = T)
axis(side=2,at=c(seq(1:25)),labels=(paste(rev(names(LDstartm)))),las=1)
#Start with Aesculus
species<-names(LDstartm)
y<-rev(seq(1:25))
for(i in 1:length(species)){
  
  lines(c(LDstartm[i],LDendm[i]),c(y[i],y[i]), col="darkgreen", lwd=4)
  lines(c(FLstartm[i],FLendm[i]),c(y[i],y[i]), col="darksalmon", lwd=4)
  lines(c(FRstartm[i],FRendm[i]),c(y[i],y[i]), col="purple", lwd=4)
  lines(c(SENstartm[i],SENendm[i]),c(y[i],y[i]), col="brown4", lwd=4)
}


#to see lots of color names do "colors()"

############# Use if want species to be in a particular order. Would need to do it for all means, sd, and stderr. 
## was not used in plot below. 7/13/16
LDstart<-sort(LDstart, decreasing = FALSE)
LDend<-LDend[names(LDstart)]
FLstart<-LDstart[names(LDstart)]
FLend<-FLend[names(LDstart)]
FRstart<-FRstart[names(LDstart)]
FRend<-FRend[names(LDstart)]
SENstart<-SENstart[names(LDstart)]
SENend<-SENend[names(LDstart)]

LDstartm<-sort(LDstartm, decreasing = FALSE)
LDendm<-LDendm[names(LDstartm)]
FLstartm<-LDstartm[names(LDstartm)]
FLendm<-FLendm[names(LDstartm)]
FRstartm<-FRstartm[names(LDstartm)]
FRendm<-FRendm[names(LDstartm)]
SENstartm<-SENstartm[names(LDstartm)]
SENendm<-SENendm[names(LDstartm)]
#############
y<-rev(seq(1:25))
for(i in 1:length(species)){
  lines(c(FLstartm[i],FLendm[i]),c(y[i]-0.2,y[i]-0.2), col="red", lwd=4)
  lines(c(LDstartm[i],LDendm[i]),c(y[i] ,y[i]), col="darkgreen", lwd=4)
  lines(c(FRstartm[i],FRendm[i]),c(y[i]-0.4,y[i]-0.4), col="darksalmon", lwd=4)
  lines(c(SENstartm[i],SENendm[i]),c(y[i]-0.2,y[i]-0.2), col="brown", lwd=4)
}
